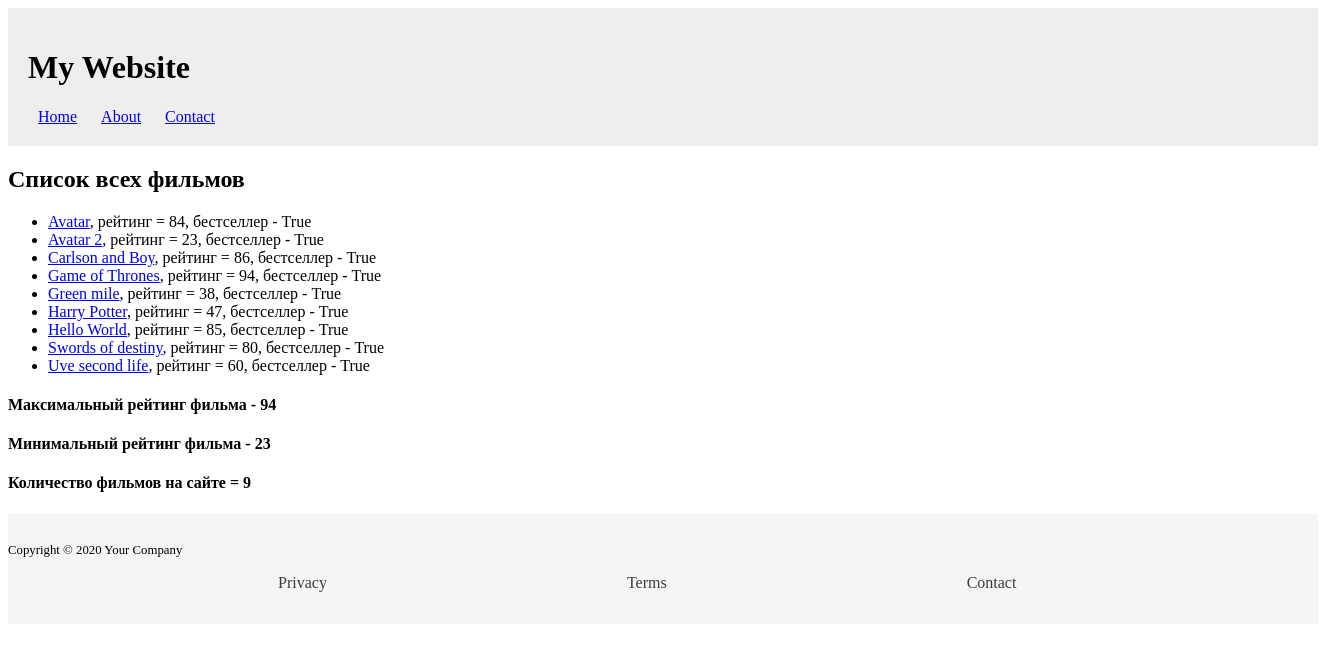
The page / on the database its author committed.
### book_app/models.py (models this page shows, shortened)
class Book(models.Model):
    RUB = 'RUB'
    USD = 'USD'
    EUR = 'EUR'
    CURRENCY_CHOICES = [
        (RUB, 'Rubles'),
        (USD, 'Dollars'),
        (EUR, 'Euro'),
    ]
    title = models.CharField(max_length=70)
    rating = models.IntegerField(validators=[MinValueValidator(1), MaxValueValidator(100)])
    year = models.IntegerField(null=True, blank=True, validators=[MinValueValidator(1950), MaxValueValidator(2023)])
    budget = models.IntegerField(blank=True, default=50000, validators=[MinValueValidator(10000)])
    currency = models.CharField(max_length=3, choices=CURRENCY_CHOICES, default=USD)
    is_best_selling = models.BooleanField(default=True)
    director = models.ForeignKey(Author, on_delete=models.PROTECT, null=True)
    slug = models.SlugField(default='', null=False)
    actors = models.ManyToManyField(Character)
    def get_book(self):
        return reverse('one_book', args=[self.slug])

### book_app/views.py (the view)
# urls.py: path('', views.test_apps, name='main_page'),
def test_apps(request):
    books = Book.objects.order_by('title')
    agg = books.aggregate(Max('rating'), Min('rating'), Count('title'))
    return render(request, 'book_app/index.html', {
        'books': books,
        'agg': agg
    })

### book_app/templates/book_app/index.html (shortened to what this page needs)
{% extends 'base.html' %}
{% load static %}
{% block content %}
<main class="main">
    <h2>Список всех фильмов</h2>
    <ul>
        {% for book in books %}
            <li class="main_list"><a href="{{ book.get_book }}">{{ book.title }}</a>, рейтинг = {{ book.rating }},
                бестселлер - {{ book.is_best_selling }}</li>
        {% endfor %}
    </ul>
    <h4 class="add_info"> Максимальный рейтинг фильма - {{agg.rating__max}}</h4>
    <h4 class="add_info"> Минимальный рейтинг фильма - {{agg.rating__min}}</h4>
    <h4 class="add_info"> Количество фильмов на сайте = {{agg.title__count}}</h4>
    </main>
{% endblock %}

### rows shown on the page
Book: title "Avatar", rating "84", is_best_selling "True"
Book: title "Avatar 2", rating "23", is_best_selling "True"
Book: title "Carlson and Boy", rating "86", is_best_selling "True"
Book: title "Game of Thrones", rating "94", is_best_selling "True"
Book: title "Green mile", rating "38", is_best_selling "True"
Book: title "Harry Potter", rating "47", is_best_selling "True"
Book: title "Hello World", rating "85", is_best_selling "True"
Book: title "Swords of destiny", rating "80", is_best_selling "True"
Book: title "Uve second life", rating "60", is_best_selling "True"

### other values the page prints
{{ agg.rating__max }} "94"
{{ agg.rating__min }} "23"
{{ agg.title__count }} "9"
